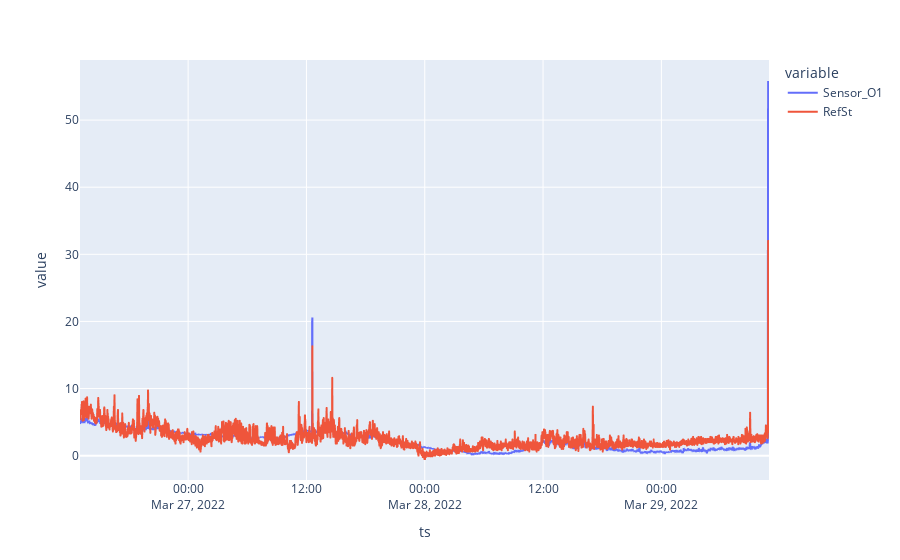

Source (notebook cell):
### Code cell
df_MLR = pd.DataFrame({'RefSt': praxis_df2["praxis_pm2p5_vals_adj"], 'Sensor_O1': canary_df["canary_pm2p5_vals"], 'Temp': canary_df["canary_temp"], 'RelHum': canary_df["canary_rh"]})
df_MLR["MLR_Pred"] = lr.intercept_ + lr.coef_[0]*df_MLR["Sensor_O1"] + lr.coef_[1]*df_MLR["Temp"] + lr.coef_[2]*df_MLR["RelHum"]
df_MLR = pd.DataFrame({'RefSt': praxis_df2["praxis_pm2p5_vals_adj"], 'Sensor_O1': df_MLR["MLR_Pred"]})
Sensor_plot = df_MLR[["Sensor_O1", "RefSt"]]
Sensor_plot.plot()

### Figure 1 — Plotly figure (JSON) as saved in the notebook; plotly's stock layout.template omitted (floating-point values rounded to 4 significant figures; data arrays with more than 128 entries replaced by an {"elided": "..."} marker saying what was removed)
{"data": [{"hovertemplate": "variable=Sensor_O1<br>ts=%{x}<br>value=%{y}<extra></extra>", "legendgroup": "Sensor_O1", "line": {"color": "#636efa", "dash": "solid"}, "marker": {"symbol": "circle"}, "mode": "lines", "name": "Sensor_O1", "showlegend": true, "type": "scattergl", "x": {"elided": "4194 str values"}, "xaxis": "x", "y": {"elided": "4194 float values"}, "yaxis": "y"}, {"hovertemplate": "variable=RefSt<br>ts=%{x}<br>value=%{y}<extra></extra>", "legendgroup": "RefSt", "line": {"color": "#EF553B", "dash": "solid"}, "marker": {"symbol": "circle"}, "mode": "lines", "name": "RefSt", "showlegend": true, "type": "scattergl", "x": {"elided": "4194 str values"}, "xaxis": "x", "y": {"elided": "4194 float values"}, "yaxis": "y"}], "layout": {"legend": {"title": {"text": "variable"}, "tracegroupgap": 0}, "margin": {"t": 60}, "xaxis": {"anchor": "y", "domain": [0, 1], "title": {"text": "ts"}}, "yaxis": {"anchor": "x", "domain": [0, 1], "title": {"text": "value"}}}}
